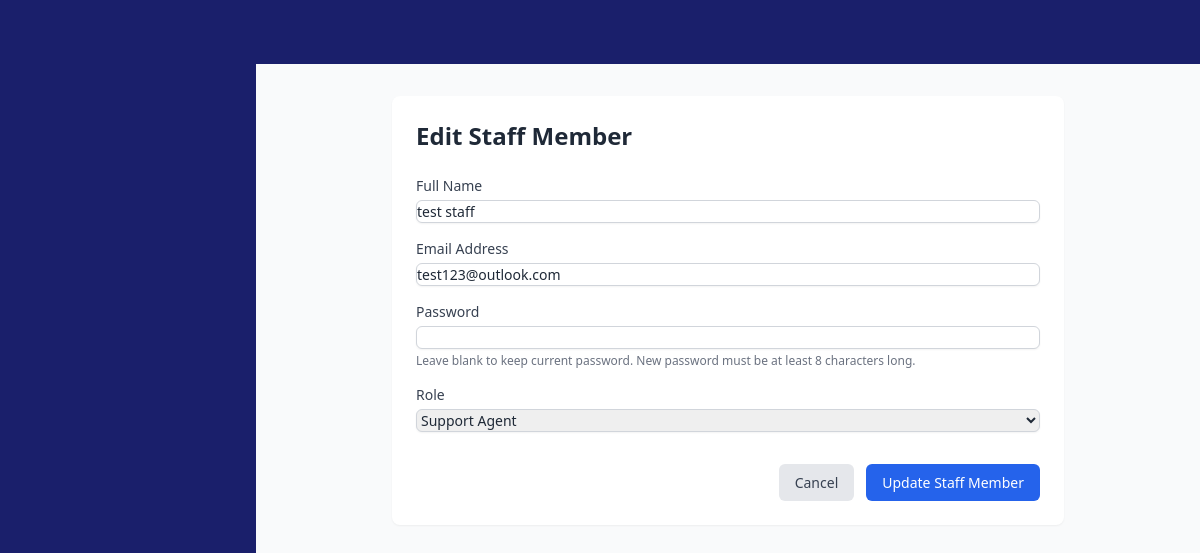
The page /admin/edit_staff.php?id=15 on the database its author committed.
### tables this page shows
CREATE TABLE `staff_members` (
  `id` int(11) NOT NULL,
  `name` varchar(255) NOT NULL,
  `password` varchar(255) NOT NULL,
  `email` varchar(255) NOT NULL,
  `role` enum('admin','master_agent','agent') NOT NULL,
  `created_at` timestamp NOT NULL DEFAULT current_timestamp(),
  `updated_at` timestamp NOT NULL DEFAULT current_timestamp() ON UPDATE current_timestamp()
);

### admin/edit_staff.php (the view, shortened to what this page needs)
<?php
$mysqli = db_connect();
$user_id = (int) $_GET['id'];
$stmt = $mysqli->prepare("SELECT id, name, email, role FROM staff_members WHERE id = ?");
$stmt->bind_param("i", $user_id);
$stmt->execute();
$result = $stmt->get_result();
$user = $result->fetch_assoc();
?>
<!DOCTYPE html>
<html lang="en">
<head>
    <script src="https://cdn.tailwindcss.com"></script>
    <link rel="stylesheet" href="https://cdnjs.cloudflare.com/ajax/libs/font-awesome/6.4.0/css/all.min.css">
    <link rel="stylesheet" href="assets/css/dashboard.css">
</head>
<body>
    <div x-show="activeView === 'staff-management'">
        <div class="flex pt-16">
            <main class="flex-1 p-8 bg-gray-50">
                <div class="max-w-2xl mx-auto bg-white rounded-lg shadow-md p-6">
                    <h1 class="text-2xl font-bold mb-6 text-gray-800">Edit Staff Member</h1>
                    <form method="POST"
                        action="<?php echo htmlspecialchars($_SERVER['PHP_SELF'] . '?id=' . $user_id); ?>"
                        class="space-y-4">
                        <div>
                            <label for="name" class="block text-sm font-medium text-gray-700">Full Name</label>
                            <input type="text" id="name" name="name"
                                value="<?php echo htmlspecialchars($user['name']); ?>" required
                                class="mt-1 block w-full rounded-md border-gray-300 shadow-sm focus:border-blue-500 focus:ring-blue-500">
                        </div>
                        <div>
                            <label for="email" class="block text-sm font-medium text-gray-700">Email Address</label>
                            <input type="email" id="email" name="email"
                                value="<?php echo htmlspecialchars($user['email']); ?>" required
                                class="mt-1 block w-full rounded-md border-gray-300 shadow-sm focus:border-blue-500 focus:ring-blue-500">
                        </div>
                        <div>
                            <label for="password" class="block text-sm font-medium text-gray-700">Password</label>
                            <input type="password" id="password" name="password"
                                class="mt-1 block w-full rounded-md border-gray-300 shadow-sm focus:border-blue-500 focus:ring-blue-500">
                            <p class="text-xs text-gray-500 mt-1">Leave blank to keep current password. New password
                                must be at least 8 characters long.</p>
                        </div>
                        <div>
                            <label for="role" class="block text-sm font-medium text-gray-700">Role</label>
                            <select id="role" name="role" required
                                class="mt-1 block w-full rounded-md border-gray-300 shadow-sm focus:border-blue-500 focus:ring-blue-500">
                                <option value="agent" <?php echo ($user['role'] === 'agent') ? 'selected' : ''; ?>>Support
                                    Agent</option>
                            </select>
                        </div>
                        <div class="flex justify-end space-x-3 pt-4">
                            <button type="button" onclick="window.location.href='staff_management.php'"
                                class="px-4 py-2 bg-gray-200 text-gray-700 rounded-md hover:bg-gray-300 focus:outline-none focus:ring-2 focus:ring-gray-500">
                                Cancel
                            </button>
                            <button type="submit"
                                class="px-4 py-2 bg-blue-600 text-white rounded-md hover:bg-blue-700 focus:outline-none focus:ring-2 focus:ring-blue-500">
                                Update Staff Member
                            </button>
                        </div>
                    </form>
                </div>
            </main>
        </div>
    </div>
</body>
</html>

### assets/css/dashboard.css (style rules this page uses)
:root { --navy-blue: #1a1f6b; --bright-cyan: #00bcd4; --white: #ffffff; --light-gray: #f9fafb; --medium-gray: #e5e7eb; --dark-gray: #6b7280; --text-dark: #1f2937; --blue-primary: #1a73e8; --blue-light: #e3f2fd; --blue-border: #bbdefb; --yellow-light: #fff8e1; --yellow-border: #ffe082; --yellow-text: #f59e0b; --green-success: #10b981; --red-error: #ef4444; --red-high-priority: #f87171; --nav-height: 2.5rem; --sidebar-width: 16rem; --sidebar-collapsed-width: 5rem; --border-radius-sm: 0.25rem; --border-radius-md: 0.5rem; --border-radius-lg: 0.75rem; --border-radius-xl: 1rem; --border-radius-pill: 30px; --shadow-sm: rgba(0, 0, 0, 0.05) 0px 1px 2px 0px; --shadow-md: rgba(0, 0, 0, 0.1) 0px 4px 6px -1px; --shadow-lg: rgba(17, 12, 46, 0.15) 0px 48px 100px 0px; }
body { background: var(--navy-blue); font-size: 0.875rem; color: var(--text-dark); }
main.flex-1 { background-color: var(--light-gray); min-height: 300px !important; height: calc(100vh - var(--nav-height)); overflow-y: auto; padding: 2rem; transition: margin-left 0.2s ease-in-out; margin-left: var(--sidebar-width); }
.bg-white.rounded-lg { background-color: var(--white); border-radius: var(--border-radius-md); box-shadow: var(--shadow-sm); overflow: hidden; }
.text-2xl { font-size: 1.5rem; font-weight: 600; }
.text-gray-800 { color: #1f2937; }
.text-sm { font-size: 0.875rem !important; }
.text-xs { font-size: 0.75rem !important; }
button { font-size: 0.875rem !important; padding: 0.5rem 1rem !important; border-radius: var(--border-radius-md); transition: background-color 0.2s; }
.bg-blue-600 { background-color: var(--blue-primary); color: var(--white); }
input, select, textarea { border-radius: var(--border-radius-md); font-size: 0.875rem; padding: 0.5rem 0.75rem; border: 1px solid var(--medium-gray); width: 100%; }
label { display: block; margin-bottom: 0.25rem; font-size: 0.875rem; color: var(--text-dark); }
.text-white { color: var(--white); }
.font-bold { font-weight: 700; }
.flex-1 { flex: 1 1 0%; }
.space-y-4 > * + * { margin-top: 1rem; }

### rows shown on the page
staff_members: name "test staff", email "test123@outlook.com", role "Support Agent"
